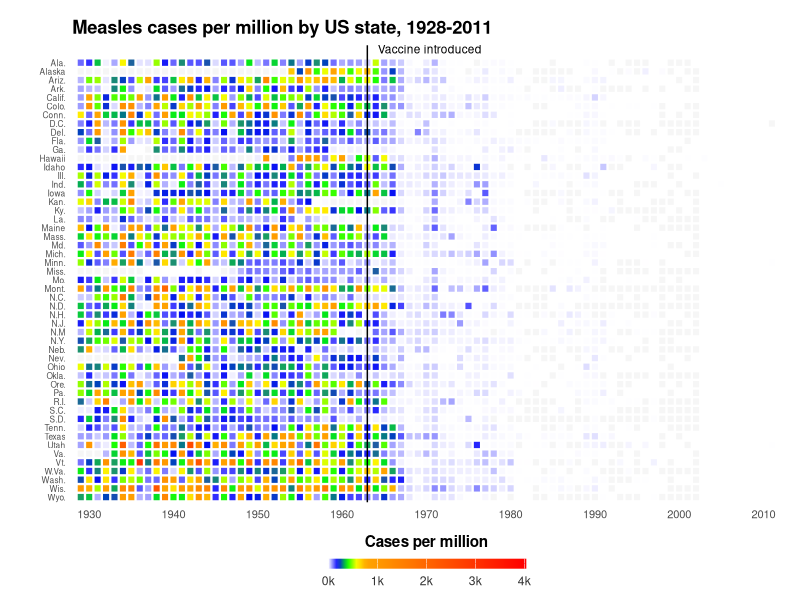

R code for this plot: (Note: this script raises an error after producing the figure.)
## ---- chunk 1
knitr::opts_chunk$set( warning=FALSE, message=FALSE)
## ---- chunk 2
# Libraries
library(dplyr)
library(ggplot2)
## ---- chunk 3
# Read the data 
measles = readr::read_csv("measles_data_1928-2011.csv")

# Show the first few rows of the data
print(head(measles))

# Prepare the data: rename column and sort states alphabetically
mdf <- measles %>% 
  mutate(State = factor(State, levels = rev(sort(unique(State)))))
## ---- chunk 4
cols <- c(
  colorRampPalette(c("white", "blue", "green", "yellow", "orange"))(20),  # Full spectrum until 500
  colorRampPalette(c("orange", "red"))(80)  # Orange to red gradient for 500-4000
)
## ---- chunk 5
ggplot(mdf, aes(x = Year, y = State, fill = value)) + 
geom_tile(colour = "white", linewidth = 0.5, 
            width = .9, height = .9) + 
theme_minimal() +
scale_fill_gradientn(colours = cols,
                    limits = c(0, 4000),
                    breaks = seq(0, 4000, by = 1000),
                    labels = c("0k", "1k", "2k", "3k", "4k"),
                    na.value = rgb(246/255, 246/255, 246/255),
                    guide = guide_colourbar(ticks = TRUE, 
                                          nbin = 50,
                                          barheight = .5, 
                                          label = TRUE, 
                                          barwidth = 10,
                                          title = "Cases per million",
                                          title.position = "top",
                                          title.hjust = 0.5)) +
scale_x_continuous(expand = c(0,0), 
                  breaks = seq(1930, 2010, by = 10),
                  limits = c(1928, 2012)) +
geom_vline(xintercept = 1963, color = "black", size = 0.5) +
  theme(legend.position = c(.5, -.13),
      legend.direction = "horizontal",
      legend.text = element_text(colour = "grey20"),
      plot.margin = grid::unit(c(.5,.5,1.5,.5), "cm"),
      axis.text.y = element_text(size = 6, family = "Helvetica", 
                                hjust = 1),
      axis.text.x = element_text(size = 8),
      axis.ticks.y = element_blank(),
      panel.grid = element_blank(),
      title = element_text(hjust = -.07, face = "bold", vjust = 1, 
                          family = "Helvetica"),
      text = element_text(family = "Helvetica")) +
ggtitle("Measles cases per million by US state, 1928-2011") +
annotate("text", label = "Vaccine introduced", x = 1963, y = 53, 
         vjust = 0.9, hjust = -0.1, size = I(3), family = "Helvetica") +
  xlab("") + ylab("")
## ---- chunk 6
htmltools::includeHTML("htmlChunkRelatedCorrelation.html")
